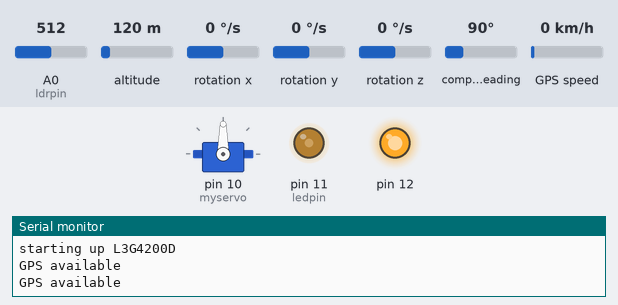
Recording of a sketch running on a simulated Arduino Uno, built with avr-gcc and run on an emulated ATmega328P. Shown: servo, output pins drawn as LEDs (lit = HIGH), the last lines printed to the serial monitor. Wiring (inferred from the names in the program): L3G4200D gyroscope at I2C address 0x69. Inputs (shaded band) come from the test bench; at power-on: rotation z 0 °/s, A0 (ldrpin) = 512, altitude 120 m, rotation x 0 °/s, rotation y 0 °/s, compass heading 90°, GPS speed 0 km/h. The GPS gets a fix after 3 s at 37.7749, -122.4194 with 8 satellites; the modem accepts every AT command (registered, SIM ready, sends succeed) and sends nothing else.

Above: at 5.8 s.
5.9 s: rotation z set to -14 °/s
At 7.7 s:
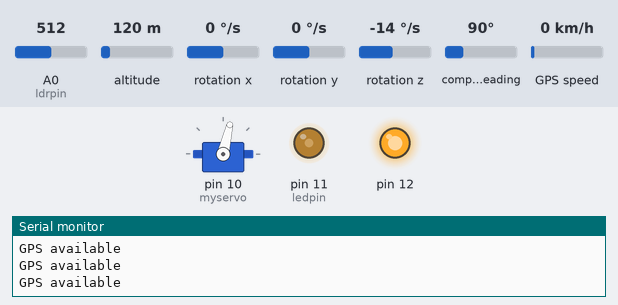
10.3 s: A0 (ldrpin) set to 716
At 14.3 s:
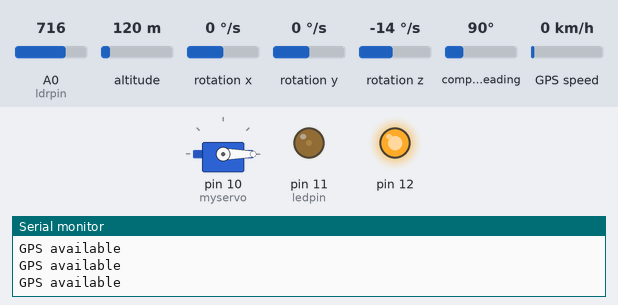
14.7 s: rotation z set to 100 °/s
At 16.6 s:
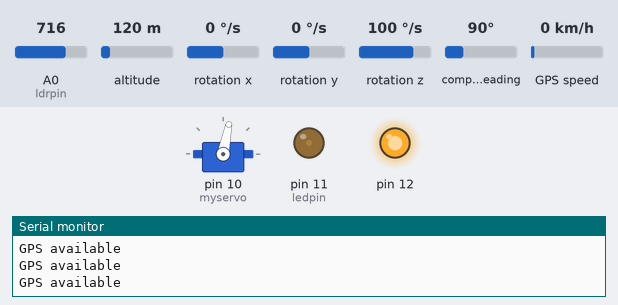
19.1 s: A0 (ldrpin) set to 306
At 20.3 s:
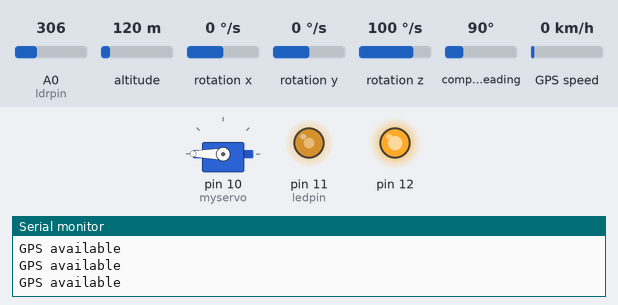
20.6 s: rotation z set to -192 °/s
At 24.7 s:
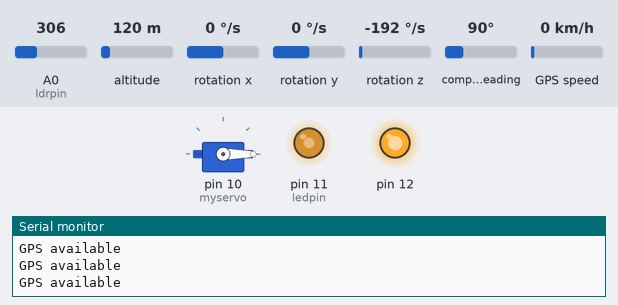
25.0 s: A0 (ldrpin) set to 170
At 26.7 s:
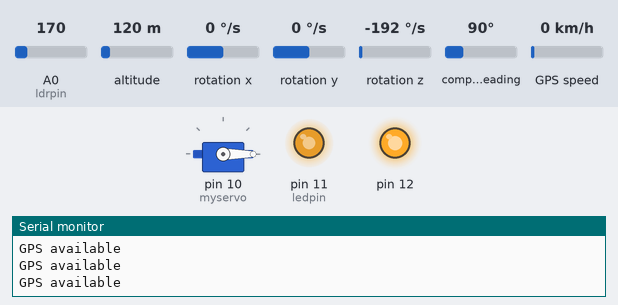
Timing chart, 0 to 28.2 s (numbered marks = the images above; inputs shaded):
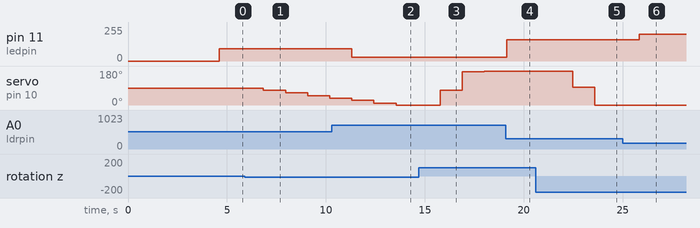

Measured:
- after the input at 5.9 s, servo on pin 10 (myservo): 90° → 77° after 0.95 s, → 64° 1.1 s later, → 50° 1.1 s later, → 37° 1.1 s later
- after the input at 10.3 s, pin 11 (ledpin): 92/255 → 27/255 after 1.0 s
- after the input at 14.7 s, servo on pin 10 (myservo): 0° → 79° after 1.1 s, → 175° 1.1 s later, → 180° 1.1 s later
- after the input at 19.1 s, pin 11 (ledpin): 27/255 → 158/255 at once
- after the input at 20.6 s, servo on pin 10 (myservo): 180° → 94° after 1.9 s, → 0° 1.1 s later
- after the input at 25.0 s, pin 11 (ledpin): 158/255 → 201/255 after 0.83 s

The sketch:

ADAPTIVE_HEADLIGHT_COMPLETE.ino
```cpp
#include <Wire.h>
#include <math.h>
#include <Servo.h>
#include <SoftwareSerial.h>
#include <TinyGPS++.h>

#define CTRL_REG1 0x20
#define CTRL_REG2 0x21
#define CTRL_REG3 0x22
#define CTRL_REG4 0x23
#define CTRL_REG5 0x24
#define GSM_TX_PIN 8
#define GSM_RX_PIN 7
static const uint32_t GPSBaud = 9600;

SoftwareSerial gsmSerial(GSM_TX_PIN, GSM_RX_PIN); // GSM connection
HardwareSerial& GPS = Serial; // assuming your board has Serial1
String phoneNumber[] = {"+9779865519287", "9865519287", "+9779824083176", "9824083176"};
float Latitude=27.707706, Longitude=85.325290;

// Define and initialize variables related to the gyro
float x; // angular velocity around x-axis
float y; // angular velocity around y-axis
float z; // angular velocity around z-axis
float angleZ = 0; // angle of rotation around z-axis
unsigned long previousTime = 0;
int ldrpin=A0;
int ledpin=11;
int brightness;
int val;    // variable to read the value from the analog pin

// L3G4200D gyro address
int L3G4200D_Address = 105;

Servo myservo;
TinyGPSPlus gps;

void setup() {
  Wire.begin();
  Serial.begin(9600);
  gsmSerial.begin(9600);
  GPS.begin(GPSBaud);

  delay(2000);
  gsmSerial.println("AT");
  delay(1000);
  gsmSerial.println("AT+CMGF=1"); // Set SMS mode to text
  Serial.println("Initiated");

  pinMode(ldrpin, INPUT);
  pinMode(ledpin,OUTPUT);
  digitalWrite(ledpin,LOW);
  pinMode(12,OUTPUT);
  digitalWrite(12,HIGH);
  myservo.attach(10);  // attaches the servo on pin 9 to the servo object
  delay(100);
  myservo.write(90);
  Serial.println("starting up L3G4200D");
  setupL3G4200D(2000); // Configure L3G4200  - 250, 500 or 2000 deg/sec
  delay(1500);

}

void loop() {
  unsigned long currentTime = millis();
  float elapsedTime = (currentTime - previousTime) / 1000.0; // Convert to seconds

  getGyroValues();  // This will update x, y, and z with new values

  // Integrate angular velocities to get angles of rotation
  if(z>=-10 && z<=10)z=0;
  angleZ += (z * elapsedTime);
  // Serial.println(z);

  float degree = map(angleZ, 1500,-1500,180,0);
  if(degree>180)degree=180;
  if(degree<0)degree=0;
  // Serial.print("   Angle : ");
  // Serial.println(degree);
  myservo.write(degree);
  previousTime = currentTime;

  int red=analogRead(ldrpin);
  if(red>800){
    analogWrite(ledpin,10);}
  else{
  brightness= map(red, 0, 800, 255, 0);

  analogWrite(ledpin,brightness);
  }
  if (GPS.available() > 0) {
    Serial.println("GPS available");
    gps.encode(GPS.read());
    if (gps.location.isUpdated()) {
      Latitude = gps.location.lat();
      Longitude = gps.location.lng();
      Serial.print("Latitude= ");
      Serial.print(Latitude, 6);
      Serial.print(" Longitude= ");
      Serial.println(Longitude, 6);
    }
  }

  String incomingPhoneNumber = getIncomingCallPhoneNumber();

  if (incomingPhoneNumber != "") {
    Serial.print("Incoming call detected! Phone number: ");
    Serial.println(incomingPhoneNumber);
    if (isPhoneNumberValid(incomingPhoneNumber.c_str(), phoneNumber, 4)) {
        delay(30000);
       sendLocation(Latitude, Longitude, incomingPhoneNumber);
        delay(3000);
        Serial.println("Calling: ");
        gsmSerial.print("ATD" + incomingPhoneNumber + ";\r");
        delay(20000);
        gsmSerial.println("ATH"); // Hang up the call
        Serial.println("Call Ended: ");
    }
    // Add your code to handle the incoming call here
  }
}

void getGyroValues() {
  byte zMSB = readRegister(L3G4200D_Address, 0x2D);
  byte zLSB = readRegister(L3G4200D_Address, 0x2C);
  z = ((zMSB << 8) | zLSB);
}

int setupL3G4200D(int scale) {
  //From  Jim Lindblom of Sparkfun's code

  // Enable x, y, z and turn off power down:
  writeRegister(L3G4200D_Address, CTRL_REG1, 0b00001111);

  // If you'd like to adjust/use the HPF, you can edit the line below to configure CTRL_REG2:
  writeRegister(L3G4200D_Address, CTRL_REG2, 0b00000000);

  // Configure CTRL_REG3 to generate data ready interrupt on INT2
  // No interrupts used on INT1, if you'd like to configure INT1
  // or INT2 otherwise, consult the datasheet:
  writeRegister(L3G4200D_Address, CTRL_REG3, 0b00001000);

  // CTRL_REG4 controls the full-scale range, among other things:

  if (scale == 250) {
    writeRegister(L3G4200D_Address, CTRL_REG4, 0b00000000);
  } else if (scale == 500) {
    writeRegister(L3G4200D_Address, CTRL_REG4, 0b00010000);
  } else {
    writeRegister(L3G4200D_Address, CTRL_REG4, 0b00110000);
  }

  // CTRL_REG5 controls high-pass filtering of outputs, use it
  // if you'd like:
  writeRegister(L3G4200D_Address, CTRL_REG5, 0b00000000);
}

void writeRegister(int deviceAddress, byte address, byte val) {
  Wire.beginTransmission(deviceAddress); // start transmission to device
  Wire.write(address);       // send register address
  Wire.write(val);         // send value to write
  Wire.endTransmission();     // end transmission
}

int readRegister(int deviceAddress, byte address) {

  int v;
  Wire.beginTransmission(deviceAddress);
  Wire.write(address); // register to read
  Wire.endTransmission();

  Wire.requestFrom(deviceAddress, 1); // read a byte

  while (!Wire.available()) {
    // waiting
  }

  v = Wire.read();
  return v;
}
bool isPhoneNumberValid(const char* incomingPhoneNumber, const String phoneNumber[], int size) {
  for (int i = 0; i < size; ++i) {
    if (strcmp(incomingPhoneNumber, phoneNumber[i].c_str()) == 0) {
      return true;  // Match found
    }
  }
  return false; // No match found
}

void sendLocation(float lat, float lon, String phNumber) {
  // Create SMS message
  String message = "Hi, There. My live location is: https://www.google.com/maps/place/";
  message += String(lat, 6);
  message += ",";
  message += String(lon, 6);

  // Send SMS
  gsmSerial.println("AT+CMGS=\"" + phNumber + "\"");
  delay(1000);
  gsmSerial.println(message);
  delay(100);
  gsmSerial.write(0x1A); // End of message
  delay(1000);

  // Check for "OK" response
  if (gsmSerial.find("OK")) {
    Serial.println("Message sent successfully.");
  } else {
    Serial.println("Failed to send message.");
    Serial.println("Check GSM module and network.");
  }
}
String getIncomingCallPhoneNumber() {
  gsmSerial.println("AT+CLCC");
  delay(100);

  if (gsmSerial.find("+CLCC: 1,1")) {
    gsmSerial.readStringUntil(',');
    gsmSerial.readStringUntil('"'); // Skip the opening quote
    String phoneNumber = gsmSerial.readStringUntil('"'); // Read the phone number
    return phoneNumber;
  }

  return "";
}
```
